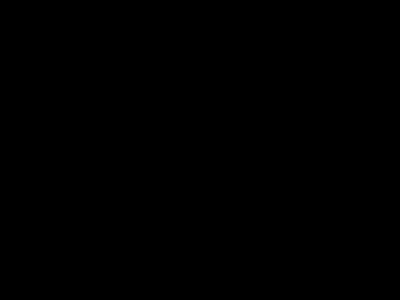
Frame 1 (no input)
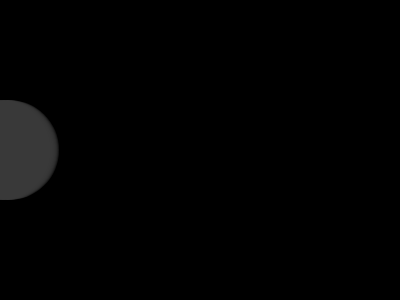
Frame 60 (no input)
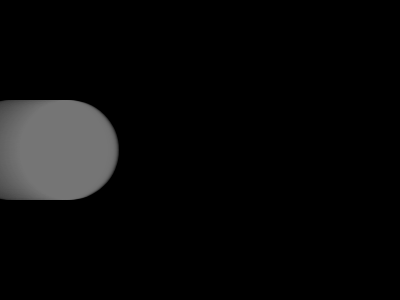
Frame 120 (the mouse pressed at the canvas centre since frame 60)

The p5.js sketch that drew these frames (run headless with seeded random() and noise() and a simulated clock; from frame 60 on, the mouse is pressed at the canvas centre):

// p5.js sketch
// ── sketch.js
let obj1 = {
  x: 0,
  gray: 0,
}

function setup() {
  createCanvas(400, 300);
  noStroke();
  background(0);
}

function mousePressed() {
  background(0);
}

function draw() {
  fill(obj1.gray, 100);
  circle(obj1.x-50, 150, 100);
  
  obj1.x = (obj1.x + 1) % (width + 100);
  
  obj1.gray = (obj1.gray + 1) % 255;
}


// https://editor.p5js.org/jht1493/sketches/Kik0LOIug
// 2.2 - variable edge obj

// https://editor.p5js.org/jht1493/sketches/I69gHq4bl
// p5js Code! - 2.2 - variable edge full

// https://editor.p5js.org/jht1493/sketches/PEuN_WPty
// p5js Code! - 2.2 - make your own variable edge

// https://editor.p5js.org/jht1493/sketches/HtESWWNTa
// p5js Code! - 2.2 - make your own variable remainder

// Make Your Own (Make Your Own Variable)
// Code! Programming with p5.js
// The Coding Train / Daniel Shiffman
// https://thecodingtrain.com/beginners/p5js/2.2-make-your-own.html
// https://youtu.be/dRhXIIFp-ys

// Make Your Own Variable: https://editor.p5js.org/codingtrain/sketches/xPXNdPy17
// Growing Circle Exercise: https://editor.p5js.org/codingtrain/sketches/ehbMJ-otC
